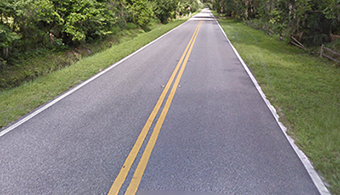
#> input picture Slope pattern detection/road_line.png, 340 x 195 px
$ jupyter execute SlopeDetection.ipynb
#> lines starting #> are read from the running program, lines starting #| are printed output that depends on the picture; after the words box and inside, x2 and y2 are one past the last pixel; in counts of white or black regions, pixels touching at a corner belong together
# Slope pattern detection (line detection)

> Slope pattern detection can be very useful in the field of computer vision. It can be used to detect the road lines, monitor the moving elements (like vehicles). Below shows how to detect road lines (a slope pattern) with Canny's Edge detector and Hough Tranform methods.

The process of slope detection is:
- Change raw image to gray color
- May need to apply smooth filter to remove the noise of the image
- Apply edge detector (like Canny's edge detector)
- Apply Hough Transform

First let us import required modules,

[cell 1]
import cv2
import numpy as np
from matplotlib import pyplot as plt

Now, let us load and plot the image. Here I also plot the image after smooth filter (Gaussion filter used), the purpose of it is to remove the noise which can affect the line detection.

[cell 2]
# raw image, gray scale
img = cv2.imread('road_line.png',0)
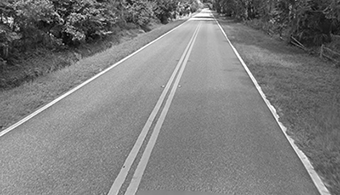
#> img: shape (195, 340); min 0, max 255, mean 124.9
# filtered image
img2=np.array(img)
cv2.GaussianBlur(img,(5,5),0,img2,0)
# plot raw and filtered images
plt.figure(1)
plt.subplot(121)
plt.imshow(img,cmap='gray')
plt.title('Raw image')
plt.subplot(122)
plt.imshow(img2,cmap='gray')
plt.title('Gaussian filtered image')
plt.show()
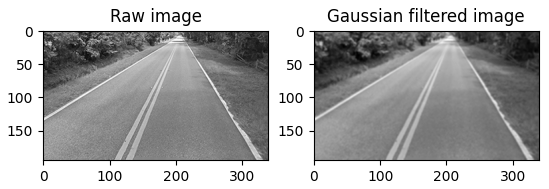
#> figure drawn by matplotlib, 2 panels

Apply edge detector on the raw image, here Canny's edge detector is used (Canny's edge method uses a Sobel filter to obtain the gradient of the image before it thresholds to get the edges).

[cell 3]
# edge detector on raw image
edges = cv2.Canny(img,150,200,apertureSize=3)
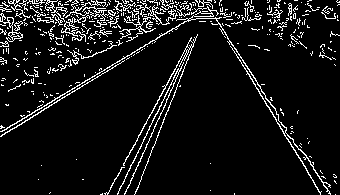
#> edges: shape (195, 340); 8.3% white in thin lines or dots
plt.figure(2)
plt.imshow(edges,cmap = 'gray')
plt.show()

We can see from the above figure that there are many edges detected on the top-left of the image. If we apply edge detector on smooth filtered image,

[cell 4]
# edge detector on blurred image
edges = cv2.Canny(img2,150,200,apertureSize=3)
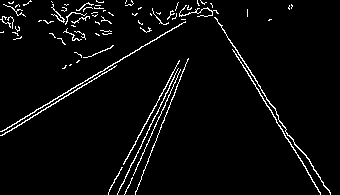
#> edges: shape (195, 340); 3.9% white in thin lines or dots
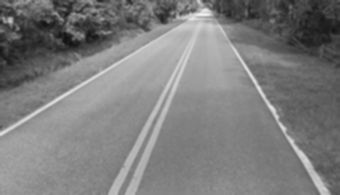
#> img2: shape (195, 340); min 18, max 244, mean 124.9
plt.figure(3)
plt.imshow(edges,cmap = 'gray')
plt.show()

Now we can see fewer edges on the top-left of the image. Usually a smooth filter is needed to remove noise on the image which can affect the line detection. Here we will use the filtered image for line detection. Hough Transform is a very useful technique to detect any simple or complicated slope patterns. For the details of Hough Transform algorithm, you can check it here (https://en.wikipedia.org/wiki/Hough_transform).

Now let us apply Hough Transform,

[cell 5]
# Use Hough Transform for line detection
lines = cv2.HoughLines(edges,1,np.pi/180,80)
#> lines = 16 rows, first 8: [113, 1.03], [-175, 2.6], [116, 1.01], [190, 0.454], [-171, 2.57], [186, 0.489], [-174, 2.58], [187, 0.506]

# set angle constraint for detected lines
min_angle=0
max_angle=1.2

R,Theta=[],[]
# draw detected lines
for line in lines:
    r,theta=line[0]
    R.append(r)
    Theta.append(theta)
    a,b=np.cos(theta),np.sin(theta)
    x0,y0=a*r,b*r
    x1=int(x0+1000*(-b))
    y1=int(y0+1000*(a))
    x2=int(x0-1000*(-b))
    y2=int(y0-1000*(a))
    # check if the angle of detected lines falls within (min_angle, max_angle)
    if min_angle<=theta<=max_angle or min_angle<=np.pi-theta<=max_angle:
        cv2.line(img2,(x1,y1),(x2,y2),(255,255,0),2)
#> this loop made 16 passes
#> (r, theta, a, b, x0, y0, x1, y1) on passes 1 to 12: (113, 1.03, 0.515, 0.857, 58.2, 96.86, -798, 611), (-175, 2.6, -0.857, 0.515, 150, -90.13, -365, -947), (116, 1.01, 0.53, 0.848, 61.47, 98.37, -786, 628), (190, 0.454, 0.899, 0.438, 170.8, 83.29, -267, 982), (-171, 2.57, -0.839, 0.545, 143.4, -93.13, -401, -931), (186, 0.489, 0.883, 0.469, 164.2, 87.32, -305, 970), (-174, 2.58, -0.848, 0.53, 147.6, -92.21, -382, -940), (187, 0.506, 0.875, 0.485, 163.6, 90.66, -321, 965), (-170, 2.58, -0.848, 0.53, 144.2, -90.09, -385, -938), (112, 1.05, 0.5, 0.866, 56, 96.99, -810, 596), (193, 0.419, 0.914, 0.407, 176.3, 78.5, -230, 992), (-180, 2.62, -0.866, 0.5, 155.9, -90, -344, -956)
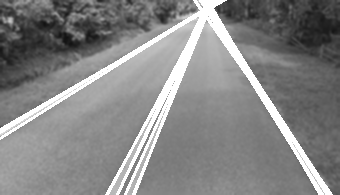
#> img2: shape (195, 340); 9.14% of pixels changed, all inside (x1, y1, x2, y2) = (0, 0, 333, 195)
#> after the loop, R = [113, -175, 116, 190, -171, 186, -174, 187, -170, 112, 193, -180, 196, 195, 189, -160]; Theta = [1.03, 2.6, 1.01, 0.454, 2.57, 0.489, 2.58, 0.506, 2.58, 1.05, 0.419, 2.62, 0.384, 0.367, 0.436, 2.53]

Plot the detected lines (shown as white lines) in the image,

[cell 6]
plt.figure(4)
plt.imshow(img2,cmap='gray')
plt.show()

Scatterplot of __(r, theta)__ for detected lines. Here __r__ is the distance from the line to the origin (top-left vertice), and __theta__ is the angle between x-axis and the line normal to the detected lines.

[cell 7]
plt.figure(5)
plt.scatter(R,Theta)
plt.xlabel('Radius')
plt.ylabel('Angle')
plt.show()
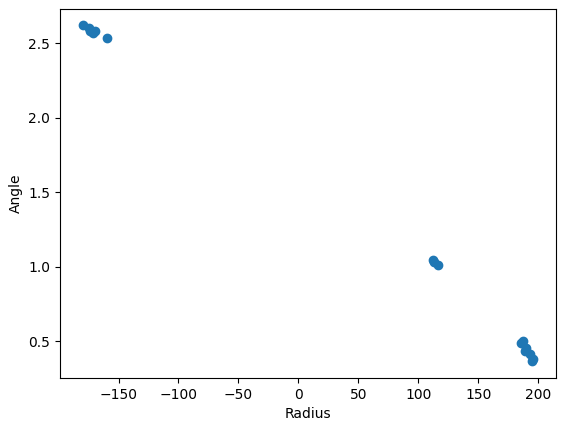
#> figure drawn by matplotlib, 1 panel
